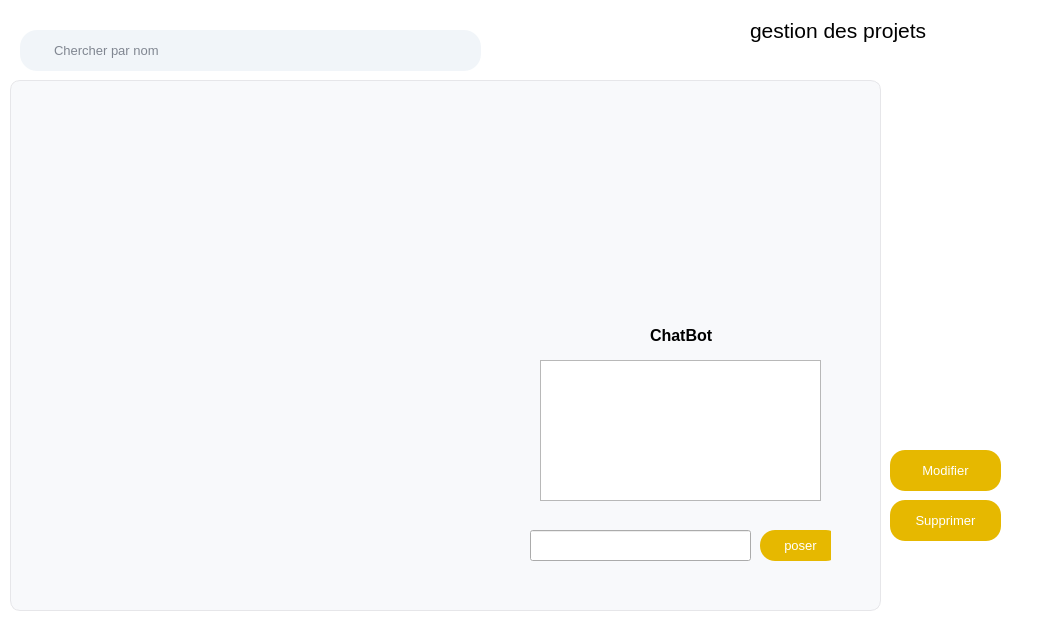
        <widget class="QStackedWidget" name="stackedWidget_5">
         <property name="geometry">
          <rect>
           <x>280</x>
           <y>-20</y>
           <width>1061</width>
           <height>621</height>
          </rect>
         </property>
         <property name="contextMenuPolicy">
          <enum>Qt::ContextMenuPolicy::PreventContextMenu</enum>
         </property>
         <property name="styleSheet">
          <string notr="true">QStackedWidget{
	background-color: #ffffff;
}</string>
         </property>
         <property name="currentIndex">
          <number>0</number>
         </property>
         <widget class="QWidget" name="page_21">
          <widget class="QLabel" name="label_24">
           <property name="geometry">
            <rect>
             <x>1010</x>
             <y>10</y>
             <width>111</width>
             <height>21</height>
            </rect>
           </property>
           <property name="text">
            <string/>
           </property>
           <property name="pixmap">
            <pixmap>../../../../../Downloads/Gprojets/logo_qt-removebg-preview.png</pixmap>
           </property>
          </widget>
          <widget class="QLabel" name="logo_3">
           <property name="geometry">
            <rect>
             <x>1240</x>
             <y>0</y>
             <width>101</width>
             <height>101</height>
            </rect>
           </property>
           <property name="text">
            <string/>
           </property>
           <property name="pixmap">
            <pixmap>../../../../../Downloads/Gprojets/logo qt complet (1).png</pixmap>
           </property>
           <property name="scaledContents">
            <bool>false</bool>
           </property>
          </widget>
          <widget class="QLineEdit" name="chercherprojet_2">
           <property name="geometry">
            <rect>
             <x>20</x>
             <y>30</y>
             <width>461</width>
             <height>41</height>
            </rect>
           </property>
           <property name="styleSheet">
            <string notr="true">QLineEdit{
    background:#f1f5f9;
    border:none;
    border-radius:17px;
    padding-left:32px;
    padding-right:10px;
    height:34px;
    color:#0f172a;
    font-family:&quot;Segoe UI&quot;;
    font-size:10pt;
}

QLineEdit:focus{
    background:#e2e8f0;
    outline:none;
}
QLineEdit[placeholderText] {
    color: #0f172a;  /* same color as regular text */
    font-family: &quot;Segoe UI&quot;;
    font-size: 10pt;
}
</string>
           </property>
           <property name="text">
            <string/>
           </property>
           <property name="placeholderText">
            <string>Chercher par nom</string>
           </property>
          </widget>
          <widget class="QLabel" name="label_25">
           <property name="geometry">
            <rect>
             <x>470</x>
             <y>30</y>
             <width>21</width>
             <height>21</height>
            </rect>
           </property>
           <property name="styleSheet">
            <string notr="true">QLabel{
	background: transparent;
}</string>
           </property>
           <property name="text">
            <string/>
           </property>
           <property name="pixmap">
            <pixmap>:/images/searsh-removebg-preview.png</pixmap>
           </property>
           <property name="scaledContents">
            <bool>true</bool>
           </property>
          </widget>
          <widget class="QGroupBox" name="groupBoxchatbotprojet_4">
           <property name="geometry">
            <rect>
             <x>50</x>
             <y>370</y>
             <width>251</width>
             <height>191</height>
            </rect>
           </property>
           <property name="styleSheet">
            <string notr="true">/* === Add New Element Button === */
QPushButton#addBtn {
    background: #0ea5a8;             /* teal */
    color: #ffffff;
    border: 2px solid #089199;
    border-radius: 8px;
    height: 38px;
    font-family: &quot;Segoe UI&quot;, Arial;
    font-weight: 600;
    font-size: 10pt;
}
QPushButton#addBtn:hover {
    background: #089199;
}
QPushButton#addBtn:pressed {
    background: #067a82;
}

/* === GroupBox cards (Sort Table / Export list) === */
QGroupBox {
    background: #e2e8f0;             /* gray background like screenshot */
    border: 1px solid #cbd5e1;
    border-radius: 14px;
    padding: 12px;
}
QGroupBox::title {
    subcontrol-origin: margin;
    left: 10px;
    padding: 0 4px;
    color: #0f172a;                  /* dark navy text */
    font-weight: 700;
    font-family: &quot;Segoe UI&quot;, Arial;
    font-size: 11pt;
}

/* === Labels inside GroupBoxes === */
QGroupBox QLabel {
    color: #475569;                  /* gray text inside */
    font-family: &quot;Segoe UI&quot;, Arial;
    font-size: 9pt;
    font-weight: 500;
}

/* === Small pill buttons (sort / export) === */
QPushButton#chipSort, QPushButton#chipExport {
    background: #1e293b;             /* dark navy pill */
    color: #ffffff;
    border: none;
    border-radius: 12px;
    padding: 4px 14px;
    font-weight: 600;
    font-family: &quot;Segoe UI&quot;, Arial;
    font-size: 9pt;
}
QPushButton#chipSort:hover, QPushButton#chipExport:hover {
    background: #334155;
}

/* === Frame background (container) === */
QFrame#leftPanel {
    background: #ffffff;
    border: none;
}
</string>
           </property>
           <property name="title">
            <string/>
           </property>
           <widget class="QLineEdit" name="lineEdit_2">
            <property name="geometry">
             <rect>
              <x>10</x>
              <y>100</y>
              <width>231</width>
              <height>34</height>
             </rect>
            </property>
            <property name="styleSheet">
             <string notr="true">QLineEdit {
    border: 2px solid #d1d5db;
    border-radius: 15px;
    padding: 10px 20px;
    font-size: 14px;
    background-color: #f9fafb;
    color: #1f2937;
    min-height: 10px;
}

QLineEdit:focus {
    border-color: #3b82f6;
    background-color: #ffffff;
    outline: none;
}</string>
            </property>
           </widget>
           <widget class="QLabel" name="label_35">
            <property name="geometry">
             <rect>
              <x>50</x>
              <y>70</y>
              <width>141</width>
              <height>31</height>
             </rect>
            </property>
            <property name="styleSheet">
             <string notr="true">color: #1A1A1A;
font-size: 13px;
font-weight: 600;
padding: 2px 4px;
background: transparent;
</string>
            </property>
            <property name="text">
             <string>demander à chatbot</string>
            </property>
           </widget>
           <widget class="QLabel" name="chat_2">
            <property name="geometry">
             <rect>
              <x>70</x>
              <y>0</y>
              <width>111</width>
              <height>61</height>
             </rect>
            </property>
            <property name="styleSheet">
             <string notr="true">
    background-color: transparent;

</string>
            </property>
            <property name="text">
             <string/>
            </property>
            <property name="pixmap">
             <pixmap>../../../../../Downloads/Gprojets/Gprojets/Gprojets/chat.png</pixmap>
            </property>
            <property name="scaledContents">
             <bool>true</bool>
            </property>
           </widget>
           <widget class="QPushButton" name="poserprojet_4">
            <property name="geometry">
             <rect>
              <x>150</x>
              <y>150</y>
              <width>91</width>
              <height>31</height>
             </rect>
            </property>
            <property name="styleSheet">
             <string notr="true">background-color: #E6B800;       /* dark yellow */
color: #ffffff;                  /* white text */
font-family: &quot;Segoe UI&quot;;
font-size: 13px;
font-weight: 600;
border: none;
border-radius: 15px;             /* rounded shape */
padding: 6px 16px;
hover 
</string>
            </property>
            <property name="text">
             <string>envoyer</string>
            </property>
           </widget>
          </widget>
          <widget class="QPushButton" name="modifierprojet_3">
           <property name="geometry">
            <rect>
             <x>890</x>
             <y>450</y>
             <width>111</width>
             <height>41</height>
            </rect>
           </property>
           <property name="font">
            <font>
             <family>Segoe UI</family>
             <pointsize>-1</pointsize>
             <fontweight>DemiBold</fontweight>
            </font>
           </property>
           <property name="styleSheet">
            <string notr="true">background-color: #E6B800;       /* dark yellow */
color: #ffffff;                  /* white text */
font-family: &quot;Segoe UI&quot;;
font-size: 13px;

border: none;
border-radius: 15px;             /* rounded shape */
padding: 6px 16px;
</string>
           </property>
           <property name="text">
            <string>Modifier</string>
           </property>
          </widget>
          <widget class="QLabel" name="label_36">
           <property name="geometry">
            <rect>
             <x>750</x>
             <y>10</y>
             <width>211</width>
             <height>41</height>
            </rect>
           </property>
           <property name="font">
            <font>
             <pointsize>16</pointsize>
            </font>
           </property>
           <property name="styleSheet">
            <string notr="true">background-color: rgb(255, 255, 255);</string>
           </property>
           <property name="text">
            <string>gestion des projets</string>
           </property>
          </widget>
          <widget class="QTableView" name="tableViewRight_2">
           <property name="geometry">
            <rect>
             <x>10</x>
             <y>80</y>
             <width>871</width>
             <height>531</height>
            </rect>
           </property>
           <property name="styleSheet">
            <string notr="true">/* TABLE */
QTableView {
    font-family: &quot;Segoe UI&quot;, &quot;Roboto&quot;, &quot;Arial&quot;;
    font-size: 12pt;
    color: #1d1d1f;
    background: #f8f9fb;
    gridline-color: #e6e6e9;
    selection-background-color: #ffe08a;   /* jaune doux pour la sélection */
    selection-color: #1d1d1f;
    border: 1px solid #e6e6e9;
    border-radius: 10px;
    outline: 0;
    alternate-background-color: #ffffff;
}

QTableView::item {
    padding: 8px 14px;                    /* “hauteur de ligne” visuelle */
}

/* En-têtes type “pill” */
QHeaderView {
    background: transparent;
}

QHeaderView::section {
    background: #c79200;                  /* doré/moutarde */
    color: white;
    font-weight: 600;
    border: none;
    border-radius: 16px;                  /* bords arrondis type pill */
    padding: 8px 16px;
    margin-right: 8px;                    /* espace entre colonnes */
}

/* Coin en haut à gauche */
QTableCornerButton::section {
    background: #c79200;
    border: none;
    border-top-left-radius: 10px;
}

/* Lignes horizontales fines uniquement (look plus clean) */
QTableView::item:selected {
    background: #ffe08a;
    color: #1d1d1f;
}

/* Barres de défilement minimalistes (optionnel) */
QScrollBar:vertical, QScrollBar:horizontal {
    background: transparent;
    border: none;
}
QScrollBar::handle:vertical, QScrollBar::handle:horizontal {
    background: #d6d6da;
    min-height: 30px;
    min-width: 30px;
    border-radius: 6px;
}
QScrollBar::add-line, QScrollBar::sub-line {
    background: transparent;
    border: none;
    width: 0; height: 0;
}
</string>
           </property>
          </widget>
          <widget class="QWidget" name="chatContainer" native="true">
           <property name="geometry">
            <rect>
             <x>520</x>
             <y>320</y>
             <width>311</width>
             <height>251</height>
            </rect>
           </property>
           <widget class="QLabel" name="label_26">
            <property name="geometry">
             <rect>
              <x>130</x>
              <y>0</y>
              <width>81</width>
              <height>31</height>
             </rect>
            </property>
            <property name="text">
             <string>&lt;html&gt;&lt;head/&gt;&lt;body&gt;&lt;p&gt;&lt;span style=&quot; font-size:12pt; font-weight:700;&quot;&gt;ChatBot&lt;/span&gt;&lt;/p&gt;&lt;/body&gt;&lt;/html&gt;</string>
            </property>
           </widget>
           <widget class="QLineEdit" name="userInput">
            <property name="geometry">
             <rect>
              <x>10</x>
              <y>210</y>
              <width>221</width>
              <height>31</height>
             </rect>
            </property>
           </widget>
           <widget class="QTextEdit" name="ChatResponse">
            <property name="geometry">
             <rect>
              <x>20</x>
              <y>40</y>
              <width>281</width>
              <height>141</height>
             </rect>
            </property>
           </widget>
           <widget class="QPushButton" name="chatButton">
            <property name="geometry">
             <rect>
              <x>240</x>
              <y>210</y>
              <width>81</width>
              <height>31</height>
             </rect>
            </property>
            <property name="font">
             <font>
              <family>Segoe UI</family>
              <pointsize>-1</pointsize>
              <fontweight>DemiBold</fontweight>
             </font>
            </property>
            <property name="styleSheet">
             <string notr="true">background-color: #E6B800;       /* dark yellow */
color: #ffffff;                  /* white text */
font-family: &quot;Segoe UI&quot;;
font-size: 13px;

border: none;
border-radius: 15px;             /* rounded shape */
padding: 6px 16px;
</string>
            </property>
            <property name="text">
             <string>poser</string>
            </property>
           </widget>
          </widget>
          <widget class="QPushButton" name="supprimerproj_3">
           <property name="geometry">
            <rect>
             <x>890</x>
             <y>500</y>
             <width>111</width>
             <height>41</height>
            </rect>
           </property>
           <property name="font">
            <font>
             <family>Segoe UI</family>
             <pointsize>-1</pointsize>
             <fontweight>DemiBold</fontweight>
            </font>
           </property>
           <property name="styleSheet">
            <string notr="true">background-color: #E6B800;       /* dark yellow */
color: #ffffff;                  /* white text */
font-family: &quot;Segoe UI&quot;;
font-size: 13px;

border: none;
border-radius: 15px;             /* rounded shape */
padding: 6px 16px;
</string>
           </property>
           <property name="text">
            <string>Supprimer</string>
           </property>
          </widget>
          <widget class="QWidget" name="statprojet" native="true">
           <property name="geometry">
            <rect>
             <x>20</x>
             <y>320</y>
             <width>481</width>
             <height>271</height>
            </rect>
           </property>
          </widget>
         </widget>
         <widget class="QWidget" name="page_22"/>
        </widget>
